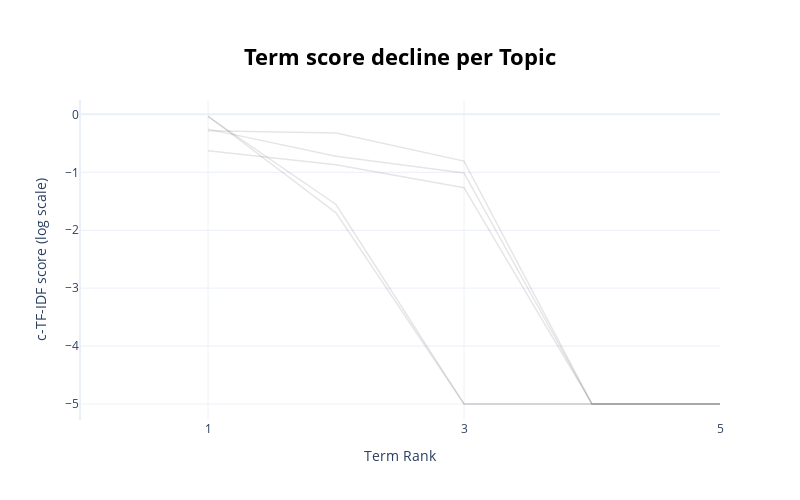

The cell this chart's notebook holds for it:
### Markdown cell above
![4DataMap.png](attachment:4DataMap.png)

### Code cell
topic_model.visualize_term_rank(log_scale=True)

### Figure 1 — Plotly figure (JSON) as saved in the notebook; plotly's stock layout.template omitted (floating-point values rounded to 4 significant figures)
{"data": [{"hovertext": "<b>Topic -1</b>:drug_people_gun__", "line": {"color": "black", "width": 1.5}, "mode": "lines+lines", "name": "", "opacity": 0.1, "type": "scatter", "x": [1, 2, 3, 4, 5], "y": [-0.2837, -0.3213, -0.8069, -5, -5]}, {"hovertext": "<b>Topic 0</b>:gun_people_drug__", "line": {"color": "black", "width": 1.5}, "mode": "lines+lines", "name": "", "opacity": 0.1, "type": "scatter", "x": [1, 2, 3, 4, 5], "y": [-0.6267, -0.8699, -1.265, -5, -5]}, {"hovertext": "<b>Topic 1</b>:drug_gun___", "line": {"color": "black", "width": 1.5}, "mode": "lines+lines", "name": "", "opacity": 0.1, "type": "scatter", "x": [1, 2, 3, 4, 5], "y": [-0.02806, -1.699, -5, -5, -5]}, {"hovertext": "<b>Topic 2</b>:people_gun___", "line": {"color": "black", "width": 1.5}, "mode": "lines+lines", "name": "", "opacity": 0.1, "type": "scatter", "x": [1, 2, 3, 4, 5], "y": [-0.03882, -1.556, -5, -5, -5]}, {"hovertext": "<b>Topic 3</b>:people_gun_drug__", "line": {"color": "black", "width": 1.5}, "mode": "lines+lines", "name": "", "opacity": 0.1, "type": "scatter", "x": [1, 2, 3, 4, 5], "y": [-0.2544, -0.7238, -1.011, -5, -5]}], "layout": {"height": 500, "hoverlabel": {"bgcolor": "white", "font": {"family": "Rockwell", "size": 16}}, "showlegend": false, "title": {"font": {"color": "Black", "size": 22}, "text": "<b>Term score decline per Topic</b>", "x": 0.5, "xanchor": "center", "y": 0.9, "yanchor": "top"}, "width": 800, "xaxis": {"dtick": 2, "range": [0, 5], "tick0": 1, "title": {"text": "Term Rank"}}, "yaxis": {"title": {"text": "c-TF-IDF score (log scale)"}}}}
